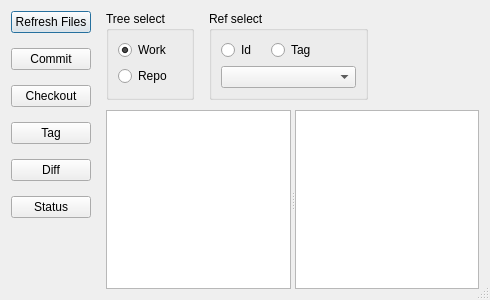
<?xml version="1.0" encoding="UTF-8"?>
<ui version="4.0">
 <class>VcsWindow</class>
 <widget class="QDialog" name="VcsWindow">
  <property name="geometry">
   <rect>
    <x>0</x>
    <y>0</y>
    <width>490</width>
    <height>300</height>
   </rect>
  </property>
  <property name="windowTitle">
   <string>Dialog</string>
  </property>
  <property name="sizeGripEnabled">
   <bool>true</bool>
  </property>
  <layout class="QHBoxLayout" name="horizontalLayout_2">
   <property name="spacing">
    <number>15</number>
   </property>
   <item>
    <layout class="QVBoxLayout" name="verticalLayout">
     <property name="spacing">
      <number>15</number>
     </property>
     <item>
      <widget class="QPushButton" name="reLoadButton">
       <property name="text">
        <string>Refresh Files</string>
       </property>
      </widget>
     </item>
     <item>
      <widget class="QPushButton" name="commitButton">
       <property name="text">
        <string>Commit</string>
       </property>
      </widget>
     </item>
     <item>
      <widget class="QPushButton" name="checkoutButton">
       <property name="text">
        <string>Checkout</string>
       </property>
      </widget>
     </item>
     <item>
      <widget class="QPushButton" name="tagButton">
       <property name="text">
        <string>Tag</string>
       </property>
      </widget>
     </item>
     <item>
      <widget class="QPushButton" name="diffButton">
       <property name="text">
        <string>Diff</string>
       </property>
      </widget>
     </item>
     <item>
      <widget class="QPushButton" name="statusButton">
       <property name="text">
        <string>Status</string>
       </property>
      </widget>
     </item>
     <item>
      <spacer name="verticalSpacer">
       <property name="orientation">
        <enum>Qt::Vertical</enum>
       </property>
       <property name="sizeHint" stdset="0">
        <size>
         <width>20</width>
         <height>40</height>
        </size>
       </property>
      </spacer>
     </item>
    </layout>
   </item>
   <item>
    <layout class="QVBoxLayout" name="verticalLayout_2">
     <property name="spacing">
      <number>10</number>
     </property>
     <item>
      <layout class="QHBoxLayout" name="horizontalLayout">
       <property name="spacing">
        <number>15</number>
       </property>
       <item>
        <widget class="QGroupBox" name="treeSelBox">
         <property name="sizePolicy">
          <sizepolicy hsizetype="Preferred" vsizetype="Preferred">
           <horstretch>0</horstretch>
           <verstretch>0</verstretch>
          </sizepolicy>
         </property>
         <property name="title">
          <string>Tree select</string>
         </property>
         <layout class="QVBoxLayout" name="verticalLayout_4">
          <item>
           <widget class="QRadioButton" name="treeWorkButton">
            <property name="text">
             <string>Work</string>
            </property>
            <property name="checked">
             <bool>true</bool>
            </property>
           </widget>
          </item>
          <item>
           <widget class="QRadioButton" name="treeRepoButton">
            <property name="text">
             <string>Repo</string>
            </property>
           </widget>
          </item>
         </layout>
        </widget>
       </item>
       <item>
        <widget class="QGroupBox" name="refTypeBox">
         <property name="sizePolicy">
          <sizepolicy hsizetype="Expanding" vsizetype="Preferred">
           <horstretch>0</horstretch>
           <verstretch>0</verstretch>
          </sizepolicy>
         </property>
         <property name="title">
          <string>Ref select</string>
         </property>
         <layout class="QVBoxLayout" name="verticalLayout_3">
          <item>
           <layout class="QHBoxLayout" name="horizontalLayout_3">
            <property name="spacing">
             <number>15</number>
            </property>
            <item>
             <widget class="QRadioButton" name="refIdButton">
              <property name="text">
               <string>Id</string>
              </property>
             </widget>
            </item>
            <item>
             <widget class="QRadioButton" name="refTagButton">
              <property name="text">
               <string>Tag</string>
              </property>
             </widget>
            </item>
            <item>
             <spacer name="horizontalSpacer">
              <property name="orientation">
               <enum>Qt::Horizontal</enum>
              </property>
              <property name="sizeHint" stdset="0">
               <size>
                <width>40</width>
                <height>20</height>
               </size>
              </property>
             </spacer>
            </item>
           </layout>
          </item>
          <item>
           <widget class="QComboBox" name="refSel"/>
          </item>
         </layout>
        </widget>
       </item>
       <item>
        <spacer name="horizontalSpacer_2">
         <property name="orientation">
          <enum>Qt::Horizontal</enum>
         </property>
         <property name="sizeHint" stdset="0">
          <size>
           <width>40</width>
           <height>20</height>
          </size>
         </property>
        </spacer>
       </item>
      </layout>
     </item>
     <item>
      <widget class="QSplitter" name="splitter">
       <property name="sizePolicy">
        <sizepolicy hsizetype="Expanding" vsizetype="Expanding">
         <horstretch>0</horstretch>
         <verstretch>0</verstretch>
        </sizepolicy>
       </property>
       <property name="orientation">
        <enum>Qt::Horizontal</enum>
       </property>
       <widget class="QListWidget" name="filesView">
        <property name="showDropIndicator" stdset="0">
         <bool>false</bool>
        </property>
        <property name="selectionMode">
         <enum>QAbstractItemView::MultiSelection</enum>
        </property>
        <property name="resizeMode">
         <enum>QListView::Adjust</enum>
        </property>
        <property name="selectionRectVisible">
         <bool>true</bool>
        </property>
       </widget>
       <widget class="QTextEdit" name="textView"/>
      </widget>
     </item>
    </layout>
   </item>
  </layout>
 </widget>
 <resources/>
 <connections/>
</ui>
